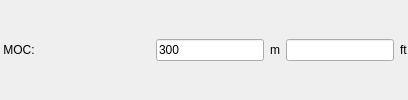
           <widget class="QFrame" name="frameMaMocS">
            <property name="sizePolicy">
             <sizepolicy hsizetype="Preferred" vsizetype="Fixed">
              <horstretch>0</horstretch>
              <verstretch>0</verstretch>
             </sizepolicy>
            </property>
            <property name="frameShape">
             <enum>QFrame::NoFrame</enum>
            </property>
            <property name="frameShadow">
             <enum>QFrame::Raised</enum>
            </property>
            <layout class="QHBoxLayout" name="horizontalLayout_MaMocS">
             <property name="spacing">
              <number>6</number>
             </property>
             <property name="leftMargin">
              <number>0</number>
             </property>
             <property name="topMargin">
              <number>6</number>
             </property>
             <property name="rightMargin">
              <number>0</number>
             </property>
             <property name="bottomMargin">
              <number>6</number>
             </property>
             <item>
              <widget class="QLabel" name="label_81">
               <property name="minimumSize">
                <size>
                 <width>150</width>
                 <height>0</height>
                </size>
               </property>
               <property name="maximumSize">
                <size>
                 <width>150</width>
                 <height>16777215</height>
                </size>
               </property>
               <property name="font">
                <font>
                 <weight>50</weight>
                 <bold>false</bold>
                </font>
               </property>
               <property name="text">
                <string> MOC:</string>
               </property>
              </widget>
             </item>
             <item>
              <widget class="QLineEdit" name="txtMaMocS">
               <property name="font">
                <font>
                 <weight>50</weight>
                 <bold>false</bold>
                </font>
               </property>
               <property name="text">
                <string>300</string>
               </property>
              </widget>
             </item>
             <item>
              <widget class="QLabel" name="label_7">
               <property name="font">
                <font>
                 <weight>50</weight>
                 <bold>false</bold>
                </font>
               </property>
               <property name="text">
                <string>m</string>
               </property>
              </widget>
             </item>
             <item>
              <widget class="QLineEdit" name="txtMaMocSFt">
               <property name="font">
                <font>
                 <weight>50</weight>
                 <bold>false</bold>
                </font>
               </property>
               <property name="text">
                <string/>
               </property>
              </widget>
             </item>
             <item>
              <widget class="QLabel" name="label_8">
               <property name="font">
                <font>
                 <weight>50</weight>
                 <bold>false</bold>
                </font>
               </property>
               <property name="text">
                <string>ft</string>
               </property>
              </widget>
             </item>
            </layout>
           </widget>
